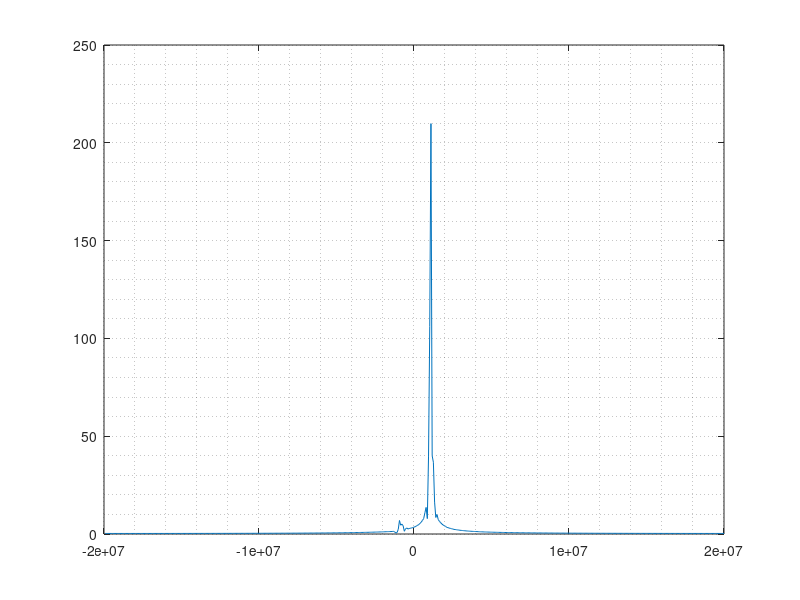

Here is the MATLAB script that generated this plot:
clear all;
Fs = 40e6;
n = 1:10240;
FFTpoints = 512;
filterOrder = 256;
f1 = 1e6;
f2 = 2e6;
f3 = 3e6;
f4 = 4e6;
x  = sin(2*pi*f1/Fs*n) + sin(2*pi*f2/Fs*n) + sin(2*pi*f3/Fs*n) + sin(2*pi*f4/Fs*n); % 


ins1 = load('singleToneOut.txt');
ins = ins1(:,1)+j*ins1(:,2);

fff = fir1(filterOrder, [(f1-1e6/4)*2/Fs (f1+1e6/4)*2/Fs]);
%fff = fir1(16, 1.8*f1/Fs);
y = filter(fff, 1, ins);    % 
yo = fft(y, FFTpoints);


figure(112);
for k = 1:FFTpoints
    x_f(k) = (k-FFTpoints/2)/(FFTpoints) * Fs;
end
plot(x_f, abs(fftshift(yo)));
grid minor;
%fo=fopen('singeleToneOut.txt','r');
%fclose(fo);
